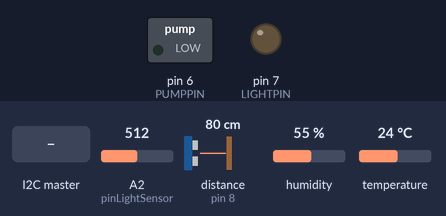
The sketch below on a simulated Arduino Uno, built with avr-gcc and run on an emulated ATmega328P. On the bench: switched loads named in the sketch (green lamp = pin HIGH), output pins drawn as LEDs (lit = HIGH). Wiring (inferred from the names in the program): ultrasonic range finder: trigger pin 9; echo pin 8. The inputs (shaded band) are chosen by the test bench; at power-on: A2 (pinLightSensor) = 512, distance to the obstacle (sensor on pin 8) 80 cm, humidity 55 %, temperature 24 °C. The echo pulse lasts 58.3 µs per cm; pins used as bus, display or sensor lines are not drawn.

Above: at 5.4 s.
5.5 s: the I2C master sends the byte 1
At 7.1 s:
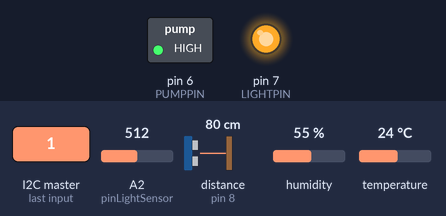
7.5 s: the I2C master sends the byte 0
At 8.6 s:
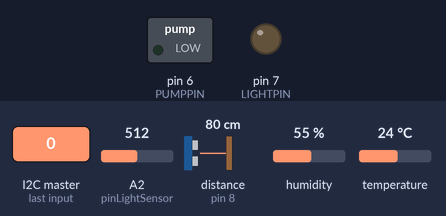
Timing chart, 0 to 10.5 s (numbered marks = the images above; inputs shaded):
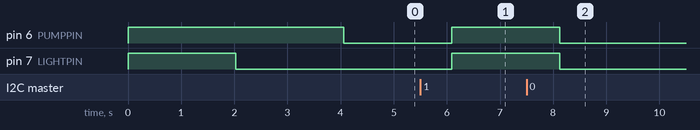

Measured:
- after the input at 5.5 s, pin 6 (PUMPPIN), pin 7 (LIGHTPIN): LOW → HIGH after 0.59 s
- after the input at 7.5 s, pin 6 (PUMPPIN), pin 7 (LIGHTPIN): HIGH → LOW after 0.63 s

The sketch:

indoor_garden_timer_with_DHT22.ino
```cpp
/*
  Author: Jason De Boer
  2 relay light and pump

  TODO:
  4. add screen
  5. add physical buttons
  6. possible add relays for exhaust fan based on temp/humidity?

*/

#include <Wire.h>
#include <DHT.h>

//#define DEBUG true

//hardware parameters
#define PUMPPIN 6
#define LIGHTPIN 7
#define P_RESISTOR A2
#define ECHOPIN 8
#define TRIGPIN 9
#define DHTPIN 11
#define DHTTYPE DHT22

//behaviour parameters
#define DELAY 2000 // 2 seconds between updates - saves power so cpu is not always running
#define SAMPLES  5//number of points to average to determine valid data points

//Communication parameters
#define SLAVE_ADDR 0x08
#define UPDATE_RATE 5000
#define BUFSIZE 0x20
#define MAX_SENT_BYTES 3

//Reservoir - distance from sensor to bottom of reservoir
#define RESERVOIR_BOTTOM 38 //Distance to Reservoir bottom from sensor
#define RESERVOIR_TOP 5 //Distance to reservoir top from sensor


//convenience definitions
#define ONEDAY 86400000
#define ONEHOUR 3600000
#define ONEMINUTE 60000
#define FIVEMINUTES 300000
#define FIFTEENMINUTES 900000

enum sMode {OFF, AUTO, MANUAL_PUMP_ON, MANUAL_PUMP_OFF};

//communications
char buffer_out[BUFSIZE]; //max buffer size is 32 bytes
byte receivedCommands[MAX_SENT_BYTES];
byte outputText = false; //1 - text, 2 - binary

const String swName = "Ebb and Flow Timer with Light";
const String swVer = "1.2";
const String swRel = "2020-09-18";

/* Common Millis equivalents
   24 hours = 86400000; 16 hours = 57600000; 8 hours = 28800000; 4 hours = 14400000; 2 hours = 7200000; 1 hour = 3600000
   10 minutes = 600000; 5 minutes = 300000; 2 minutes = 120000; 1 minute = 60000
*/

//pins
const byte pumpPin = PUMPPIN; //pin number for activating relay for pump
const byte lightPin = LIGHTPIN; //pin number for activating relay for light
const byte pinLightSensor = P_RESISTOR; //pin number for light sensor
DHT dht(DHTPIN, DHTTYPE);

//setup default timings
#ifndef DEBUG
unsigned long longestDelayBetweenFlooding = 21600000; //longest acceptable delay between flooding.
unsigned long floodIntMillis = 1800000; //millis between flooding : 30 mins
unsigned long floodDurMillis = 360000; //millis for flood duration : 6 mins
unsigned long lightIntMillis = 86400000; //24 hour cycles
//unsigned long lightDurMillis = 57600000; //16 hours on
unsigned long lightDurMillis = 54000000; //15 hours
#else
unsigned long longestDelayBetweenFlooding = 240000;
unsigned long floodIntMillis = 30000;
unsigned long floodDurMillis = 5000;
unsigned long lightIntMillis = 120000;
unsigned long lightDurMillis = 60000; //light off for 60 seconds
#endif

//light sensor thresholds - currently not being used
const int lightLevel = 600; //this value indicates whether the sun is up. Value out of 1023. higher = lighter (indirect sun is around 850; normal indoor lighting is around 650)
const long lightLevelDelay = 20000; //delay before deciding it is daylight. To avoid lights, etc. causing issues
//unsigned long sunUpMillis = 0;
//unsigned long sunDownMillis = 0;
//boolean sunUpCheck = false;
//boolean sunDownCheck = false;
//boolean sunUp;
//boolean lastState = false;

unsigned long lightLastOn = lightIntMillis; //ensure light comes on when started
unsigned long pumpLastOn = floodIntMillis + lightLevelDelay; //ensuring pump comes on when device is turned on and it is light
unsigned long pumpOffAt = 0;
unsigned long pumpOnAt = 0;
unsigned long lightOffAt = 0;
unsigned long lightOnAt = 0;

//setup options
unsigned int lightSensorNow = analogRead(pinLightSensor);

//status and values
boolean statusSystemOn = true;
boolean statusPumpOn = false;
boolean statusLightOn = false;
boolean manualMode = false;

int valuePhotoResistor = -99;
float valueHumidity = -99;
float valueTemperature = -99;
int valueReservoirDepth = -99;
float historyTemperature[SAMPLES];
float historyHumidity[SAMPLES];
//int historyDepth[SAMPLES];
byte index = 0;

sMode systemMode = AUTO;


/////////////////////////
// setup()
//
// runs once before loop();

void setup() {

  //setup pump and light
  pinMode(pumpPin, OUTPUT);
  pinMode(lightPin, OUTPUT);
  digitalWrite(pumpPin, HIGH); //pump off
  digitalWrite(lightPin, HIGH); //pump off


  //setup sensors
  pinMode(pinLightSensor, INPUT);// Set pResistor - A0 pin as an input (optional)
  pinMode(TRIGPIN, OUTPUT);
  pinMode(ECHOPIN, INPUT);
  dht.begin();

  //setup of i2c communication
  Wire.begin(SLAVE_ADDR);       // join i2c bus with slave address
  Wire.onRequest(requestEvent); // register event
  Wire.onReceive(receiveEvent);

#ifdef DEBUG
  //Serial.begin(57600);
  Serial.begin(9600);
#endif

}


/////////////////////////
// loop()
//
// Main loop that runs after setup()

void loop() {

  delay(DELAY); //this is to save power

  unsigned long now = millis();
  readSensors();

#ifdef DEBUG
  Serial.println("---Values");
  Serial.println(valuePhotoResistor);
  Serial.println(valueHumidity);
  Serial.println(valueTemperature);
  Serial.println(valueReservoirDepth);
#endif

  //calculate when to turn light and pump off and on
  //calculate light on
  //if (now - lightLastOn > lightIntMillis || now < lightLastOn) { //checking when the light was last on. also when system first starts up
  if ( now > lightOnAt) {  //check if overflowing long
    if (lightOnAt < ONEDAY && now < ONEDAY || lightOnAt > ONEDAY) { //code for light on at rollover
      lightLastOn = now;
      lightOnAt = lightIntMillis + now;
      lightOffAt = lightDurMillis + now;
    }
  }

  //if light is on calculate when to run pump
  if (statusLightOn) {
    if (now - pumpLastOn > floodIntMillis || now < pumpLastOn) { //checking when the pump was last on.
      pumpLastOn = now;
      pumpOffAt = now + floodDurMillis; //pumpOffAt has been added so that the pump doesn't switch off during a cycle if the lights go our or sun goes down
    }
  }

  //turn pump on at least once every x hours even without light
  if (now - pumpLastOn > longestDelayBetweenFlooding && now > longestDelayBetweenFlooding) {
    pumpLastOn = now;
    pumpOffAt = now + floodDurMillis;
  }

  //light on and off default to on
  if ( (now < lightOffAt && systemMode == AUTO) || systemMode == MANUAL_PUMP_ON || systemMode == MANUAL_PUMP_OFF)  { //turning the light on
    digitalWrite(lightPin, LOW); //light on
    statusLightOn = true;
  } else {
    digitalWrite(lightPin, HIGH); //light off
    statusLightOn = false;
  }

  //pump on and off default to on
  if ( (now < pumpOffAt && systemMode == AUTO) || systemMode == MANUAL_PUMP_ON) { //turning the pump on
    digitalWrite(pumpPin, LOW); //pump on
    statusPumpOn = true;
  } else {
    digitalWrite(pumpPin, HIGH); //pump off
    statusPumpOn = false;
  }

  //if (mode button pushed) {
  //      if (systemMode == AUTO) {
  //        systemMode = MANUAL_PUMP_ON;
  //      } else if (systemMode == MANUAL_PUMP_ON) {
  //        systemMode = MANUAL_PUMP_OFF;
  //      } else {
  //        systemMode = AUTO;
  //      }
  //}

  //TODO: update display with status and temperatures

}


/////////////////////////
// readSensors()
//
// Reads sensors and apply a smoothing filter to exclude bad values

void readSensors() {

  historyTemperature[index] = dht.readTemperature();
  historyHumidity[index] = dht.readHumidity();

  valuePhotoResistor = analogRead(pinLightSensor);
  valueTemperature = dataSmooth(historyTemperature);
  valueHumidity = dataSmooth(historyHumidity);
  valueReservoirDepth = RESERVOIR_BOTTOM - averageDistance(5);

  index = (index + 1) % SAMPLES;

}

/////////////////////////
// averageDistance(int samples)
//
// Averages the distance samples for more accuracy
//

int averageDistance(int samples){

  int sum = 0;

  for (int x = 0; x < samples; x++){
    sum += readDistance();
  }

  return (sum / samples);

}

/////////////////////////
// readDistance()
//
// Reads the distance from an SR-04
//

int readDistance(){

  long duration;
  int distance = 0;

  // Clears the TRIGPIN condition
  digitalWrite(TRIGPIN, LOW);
  delayMicroseconds(2);
  // Sets the TRIGPIN HIGH for 10 microseconds
  digitalWrite(TRIGPIN, HIGH);
  delayMicroseconds(10);
  digitalWrite(TRIGPIN, LOW);
  // Reads the ECHOPIN, returns the sound wave travel time in microseconds
  duration = pulseIn(ECHOPIN, HIGH);
  // Calculating the distance
  distance = duration * 0.034 / 2; // Speed of sound wave divided by 2 (there and back)

  #ifdef DEBUG
    Serial.print("Distance: ");
    Serial.print(distance);
    Serial.println(" cm");
  #endif

}

/////////////////////////
// dataSmooth(float, float*)
//
// validate by averaging the history
//
// if more than 3 data points then throw out the highest and lowest values in the history
//

float dataSmooth(float *history){

  float sum = 0;
  float avg;
  float maxVal = history[0];
  float minVal = history[0];

  for (int x = 0; x < SAMPLES; x++){
    sum += history[x];
    if (history[x] > maxVal) {
      maxVal = history[x];
    }
    else if (history[x] < minVal) {
      minVal = history[x];
    }
  }

  if (SAMPLES > 3){
    sum -= maxVal;
    sum -= minVal;
    avg = sum / (SAMPLES - 2);
  } else {
    avg = sum / SAMPLES;
  }

  return avg;

}


/////////////////////////
// receiveEvent(int)
//
// 1 - mode off
// 2 - mode auto
// 3 - mode manual pump on light on
// 4 - mode manual pump off light on
//  - TODO - IMPLEMENTED NOT TESTED - codes to add/subtract length of time to pump / light, cycle start/end add in increments of xxxx - transmit cycle times in receive
// 5- Add Time for light on duration
// 6 - Subtract time from light duration
// 7 - Add time to pump cycle interval
// 8 - subtract time from pump cycle interval
// 9 - Add time to pump on duration
// 10 - subtract time for pump off duration
// 11 - Add time to current light cycle (temporary changes the LightOffAt) - used to change when the light/pump start in the day
// 12 - Subtract time from current light cycle

void receiveEvent(int bytesReceived) {

  #ifdef DEBUG
    Serial.println("[Receive Event]");
  #endif

  int value;

  while (Wire.available()) {
    value = Wire.read();

  #ifdef DEBUG
    Serial.print("data received: ");
    Serial.println(number);
  #endif

  }

  switch (value) {
    case 5:
      lightDurMillis += (15UL * 60000); //add 15 minutes for light duration
      break;
    case 6:
      lightDurMillis -= (15UL * 60000); //add -15 minutes for light duration
      break;
    case 7:
      floodIntMillis += (5UL * 60000); //add 5 minutes for pump cycle
      break;
    case 8:
      floodIntMillis -= (5UL * 60000); //subtract 5 minutes for pump cycle
      break;
    case 9:
      floodDurMillis += (1UL * 60000); //add 1 minutes for pump duration
      break;
    case 10:
      floodDurMillis -= (1UL * 60000); //sub 1 minutes for pump duration
      break;
    case 11:
        lightOffAt += (15UL * 60000); //add 15 minutes for light off at - used to start cycle later in the day
        lightOnAt += (15UL * 60000);
        //lightLastOn += (15UL * 60000);
        #ifdef DEBUG
          Serial.println("Light cycle +15 mins");
        #endif
      break;
    case 12:
      if ( (lightOnAt - (15UL * 60000) ) > millis() ) { //do not allow lights on to become less than the current time - could break
        lightOffAt -= (15UL * 60000); //sub 15 minutes for light off at - used to start cycle earlier in the day
        //lightLastOn -= (15UL * 60000);
        lightOnAt -= (15UL * 60000);
        #ifdef DEBUG
          Serial.println("Light cycle -15 mins");
        #endif
      }
      break;

    default:
      setMode(value);

  }
}


/////////////////////////
// requestEvent()
//
// function that executes whenever data is requested by master
// this function is registered as an event, see setup()

void requestEvent() {
  //TODO add the pump status, light status and mode

  int sysmode;
  switch (systemMode) {
    case OFF:
      sysmode = 1;
      break;
    case AUTO:
      sysmode = 2;
      break;
    case MANUAL_PUMP_ON:
      sysmode = 3;
      break;
    case MANUAL_PUMP_OFF:
      sysmode = 4;
      break;
    default:
      sysmode = 0;
      break;
  }

  #ifdef DEBUG
    Serial.print("\n---Sending");
    Serial.println(valuePhotoResistor);
    Serial.println(valueTemperature/100);
    Serial.println(valueTemperature%100);
    Serial.println(valueTemperature);
    Serial.println(sysmode);
    delay(250);
  #endif

  //do this to send integers and split float into integers
  int valTemp = valueTemperature * 100;
  int valHum = valueHumidity * 10;

  if (outputText){
    //buffer
    unsigned long secondsToLightOff = (lightOffAt - millis()) / 1000;
    sprintf(buffer_out, "%d %d.%d %d.%d %d %d %d %u", valuePhotoResistor, valTemp / 100, valTemp % 100, valHum / 10, valHum % 10, sysmode, statusLightOn, statusPumpOn, secondsToLightOff);

  } else {
    //compose custom buffer output - buffer size for wire library is 32 bytes/characters, customize this for application
    intToCharBuffer(buffer_out, 0, valuePhotoResistor);
    intToCharBuffer(buffer_out, 2, valTemp);
    intToCharBuffer(buffer_out, 4, valHum);
    if (statusLightOn){
      unsigned int minutesToLightOff = ((lightOffAt - millis()) / 60000);
      //longToCharBuffer(buffer_out, 6, (lightOffAt - millis()) );
      intToCharBuffer(buffer_out, 6, (minutesToLightOff));
    } else {
      unsigned int minutesToLightOn = ((lightOnAt - millis()) / 60000);
      intToCharBuffer(buffer_out, 6, minutesToLightOn );
    }
    intToCharBuffer(buffer_out, 8, (unsigned int)(lightDurMillis /60000));
    intToCharBuffer(buffer_out, 10, (unsigned int)(floodIntMillis / 60000));
    intToCharBuffer(buffer_out, 12, (unsigned int)(floodDurMillis / 60000));
    buffer_out[14] = sysmode;
    buffer_out[15] = statusLightOn;
    buffer_out[16] = statusPumpOn;
    intToCharBuffer(buffer_out, 17, valueReservoirDepth);
    //reserve byte for fan status

  }

  Wire.write(&buffer_out[0], BUFSIZE);

}


/////////////////////////
// intToCharBuffer(buffer, offset, value)
//
// Put an integer into a buffer (note integers use 2 bytes)
//
// buffer - the buffer to write to
// offset - the position in the buffer
// value - the value to enter into the buffer

void intToCharBuffer(char *buffer, int offset, int value){
  buffer[offset] = (value >>8) & 0xFF;
  buffer[offset+1] = value & 0xFF;
}


/////////////////////////
// longToCharBuffer(buffer, offset, value)
//
// Put an long integer into a buffer (note longs use 4 bytes)
//
// buffer - the buffer to write to
// offset - the position in the buffer
// value - the value to enter into the buffer

void longToCharBuffer(char *buffer, int offset, long value){
  buffer[offset] = (value >>24) & 0xFF;
  buffer[offset+1] = (value >>16) & 0xFF;
  buffer[offset+2] = (value >>8) & 0xFF;
  buffer[offset+3] = value & 0xFF;
}

/////////////////////////
// setMode(int)

void setMode (int modeNumber) {

  switch (modeNumber) {
    case 1:
      systemMode = OFF;
      break;
    case 2:
      systemMode = AUTO;
      break;
    case 3:
      systemMode = MANUAL_PUMP_ON;
      break;
    case 4:
      systemMode = MANUAL_PUMP_OFF;
      break;
    default:
      systemMode = AUTO;
      break;
  }
}
```
